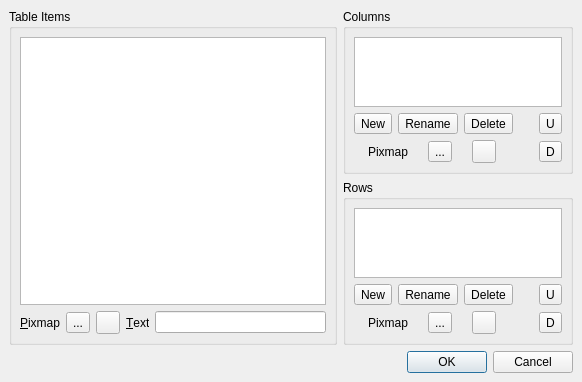
<ui version="4.0" >
 <comment>*********************************************************************
**
** Copyright (C) 1992-2006 TROLLTECH ASA. All rights reserved.
**
** This file is part of the Phone Edition of the Qt Toolkit.
**
** $TROLLTECH_DUAL_LICENSE$
**
** This file is provided AS IS with NO WARRANTY OF ANY KIND, INCLUDING THE
** WARRANTY OF DESIGN, MERCHANTABILITY AND FITNESS FOR A PARTICULAR PURPOSE.
**
*********************************************************************</comment>
 <class>qdesigner_internal::TableWidgetEditor</class>
 <widget class="QDialog" name="qdesigner_internal::TableWidgetEditor" >
  <property name="geometry" >
   <rect>
    <x>0</x>
    <y>0</y>
    <width>582</width>
    <height>366</height>
   </rect>
  </property>
  <property name="windowTitle" >
   <string>Edit Table Widget</string>
  </property>
  <layout class="QGridLayout" >
   <property name="margin" >
    <number>9</number>
   </property>
   <property name="spacing" >
    <number>6</number>
   </property>
   <item row="2" column="0" colspan="2" >
    <widget class="QDialogButtonBox" name="buttonBox" >
     <property name="orientation" >
      <enum>Qt::Horizontal</enum>
     </property>
     <property name="standardButtons" >
      <set>QDialogButtonBox::Cancel|QDialogButtonBox::NoButton|QDialogButtonBox::Ok</set>
     </property>
    </widget>
   </item>
   <item row="1" column="1" >
    <widget class="QGroupBox" name="rowsBox" >
     <property name="title" >
      <string>Rows</string>
     </property>
     <layout class="QGridLayout" >
      <property name="margin" >
       <number>8</number>
      </property>
      <property name="spacing" >
       <number>6</number>
      </property>
      <item row="2" column="1" >
       <widget class="QToolButton" name="moveRowDownButton" >
        <property name="toolTip" >
         <string>Move Row Down</string>
        </property>
        <property name="text" >
         <string>D</string>
        </property>
       </widget>
      </item>
      <item row="1" column="1" >
       <widget class="QToolButton" name="moveRowUpButton" >
        <property name="toolTip" >
         <string>Move Row Up</string>
        </property>
        <property name="text" >
         <string>U</string>
        </property>
       </widget>
      </item>
      <item row="0" column="0" colspan="2" >
       <widget class="QListWidget" name="rowsListWidget" >
        <property name="sizePolicy" >
         <sizepolicy>
          <hsizetype>13</hsizetype>
          <vsizetype>7</vsizetype>
          <horstretch>0</horstretch>
          <verstretch>0</verstretch>
         </sizepolicy>
        </property>
        <property name="focusPolicy" >
         <enum>Qt::TabFocus</enum>
        </property>
        <property name="toolTip" >
         <string>Table Rows</string>
        </property>
       </widget>
      </item>
      <item row="1" column="0" >
       <layout class="QHBoxLayout" >
        <property name="margin" >
         <number>0</number>
        </property>
        <property name="spacing" >
         <number>6</number>
        </property>
        <item>
         <widget class="QToolButton" name="newRowButton" >
          <property name="toolTip" >
           <string>New Row</string>
          </property>
          <property name="text" >
           <string>New</string>
          </property>
         </widget>
        </item>
        <item>
         <widget class="QToolButton" name="renameRowButton" >
          <property name="toolTip" >
           <string>Rename Row</string>
          </property>
          <property name="text" >
           <string>Rename</string>
          </property>
         </widget>
        </item>
        <item>
         <widget class="QToolButton" name="deleteRowButton" >
          <property name="toolTip" >
           <string>Delete Row</string>
          </property>
          <property name="text" >
           <string>Delete</string>
          </property>
         </widget>
        </item>
        <item>
         <spacer>
          <property name="orientation" >
           <enum>Qt::Horizontal</enum>
          </property>
          <property name="sizeType" >
           <enum>QSizePolicy::Ignored</enum>
          </property>
          <property name="sizeHint" >
           <size>
            <width>20</width>
            <height>10</height>
           </size>
          </property>
         </spacer>
        </item>
       </layout>
      </item>
      <item row="2" column="0" >
       <layout class="QHBoxLayout" >
        <property name="margin" >
         <number>0</number>
        </property>
        <property name="spacing" >
         <number>6</number>
        </property>
        <item>
         <widget class="QLabel" name="pixmapRowLabel" >
          <property name="sizePolicy" >
           <sizepolicy>
            <hsizetype>0</hsizetype>
            <vsizetype>5</vsizetype>
            <horstretch>0</horstretch>
            <verstretch>0</verstretch>
           </sizepolicy>
          </property>
          <property name="text" >
           <string>Pixmap</string>
          </property>
         </widget>
        </item>
        <item>
         <widget class="QToolButton" name="previewPixmapRowButton" >
          <property name="toolTip" >
           <string>Set Row Pixmap</string>
          </property>
          <property name="text" >
           <string>...</string>
          </property>
         </widget>
        </item>
        <item>
         <widget class="QToolButton" name="deletePixmapRowButton" >
          <property name="toolTip" >
           <string>Reset Row Pixmap</string>
          </property>
          <property name="text" >
           <string/>
          </property>
         </widget>
        </item>
        <item>
         <spacer>
          <property name="orientation" >
           <enum>Qt::Horizontal</enum>
          </property>
          <property name="sizeType" >
           <enum>QSizePolicy::Ignored</enum>
          </property>
          <property name="sizeHint" >
           <size>
            <width>20</width>
            <height>10</height>
           </size>
          </property>
         </spacer>
        </item>
       </layout>
      </item>
     </layout>
    </widget>
   </item>
   <item rowspan="2" row="0" column="0" >
    <widget class="QGroupBox" name="itemsBox" >
     <property name="title" >
      <string>Table Items</string>
     </property>
     <layout class="QGridLayout" >
      <property name="margin" >
       <number>8</number>
      </property>
      <property name="spacing" >
       <number>6</number>
      </property>
      <item row="1" column="3" >
       <widget class="QLabel" name="textLabel" >
        <property name="sizePolicy" >
         <sizepolicy>
          <hsizetype>0</hsizetype>
          <vsizetype>5</vsizetype>
          <horstretch>0</horstretch>
          <verstretch>0</verstretch>
         </sizepolicy>
        </property>
        <property name="text" >
         <string>&amp;Text</string>
        </property>
        <property name="buddy" >
         <cstring>itemTextLineEdit</cstring>
        </property>
       </widget>
      </item>
      <item row="1" column="4" >
       <widget class="QLineEdit" name="itemTextLineEdit" >
        <property name="sizePolicy" >
         <sizepolicy>
          <hsizetype>7</hsizetype>
          <vsizetype>4</vsizetype>
          <horstretch>0</horstretch>
          <verstretch>0</verstretch>
         </sizepolicy>
        </property>
        <property name="toolTip" >
         <string>Set Item Text</string>
        </property>
       </widget>
      </item>
      <item row="1" column="2" >
       <widget class="QToolButton" name="deletePixmapItemButton" >
        <property name="toolTip" >
         <string>Reset Item Pixmap</string>
        </property>
        <property name="text" >
         <string/>
        </property>
       </widget>
      </item>
      <item row="1" column="1" >
       <widget class="QToolButton" name="previewPixmapItemButton" >
        <property name="toolTip" >
         <string>Set Item Pixmap</string>
        </property>
        <property name="text" >
         <string>...</string>
        </property>
       </widget>
      </item>
      <item row="1" column="0" >
       <widget class="QLabel" name="pixmapLabel" >
        <property name="sizePolicy" >
         <sizepolicy>
          <hsizetype>0</hsizetype>
          <vsizetype>5</vsizetype>
          <horstretch>0</horstretch>
          <verstretch>0</verstretch>
         </sizepolicy>
        </property>
        <property name="text" >
         <string>&amp;Pixmap</string>
        </property>
        <property name="buddy" >
         <cstring>previewPixmapItemButton</cstring>
        </property>
       </widget>
      </item>
      <item row="0" column="0" colspan="5" >
       <widget class="QTableWidget" name="tableWidget" >
        <property name="toolTip" >
         <string>Table Items</string>
        </property>
       </widget>
      </item>
     </layout>
    </widget>
   </item>
   <item row="0" column="1" >
    <widget class="QGroupBox" name="columnsBox" >
     <property name="title" >
      <string>Columns</string>
     </property>
     <layout class="QGridLayout" >
      <property name="margin" >
       <number>8</number>
      </property>
      <property name="spacing" >
       <number>6</number>
      </property>
      <item row="1" column="0" >
       <layout class="QHBoxLayout" >
        <property name="margin" >
         <number>0</number>
        </property>
        <property name="spacing" >
         <number>6</number>
        </property>
        <item>
         <widget class="QToolButton" name="newColumnButton" >
          <property name="toolTip" >
           <string>New Column</string>
          </property>
          <property name="text" >
           <string>New</string>
          </property>
         </widget>
        </item>
        <item>
         <widget class="QToolButton" name="renameColumnButton" >
          <property name="toolTip" >
           <string>Rename Column</string>
          </property>
          <property name="text" >
           <string>Rename</string>
          </property>
         </widget>
        </item>
        <item>
         <widget class="QToolButton" name="deleteColumnButton" >
          <property name="toolTip" >
           <string>Delete Column</string>
          </property>
          <property name="text" >
           <string>Delete</string>
          </property>
         </widget>
        </item>
        <item>
         <spacer>
          <property name="orientation" >
           <enum>Qt::Horizontal</enum>
          </property>
          <property name="sizeType" >
           <enum>QSizePolicy::Ignored</enum>
          </property>
          <property name="sizeHint" >
           <size>
            <width>20</width>
            <height>10</height>
           </size>
          </property>
         </spacer>
        </item>
       </layout>
      </item>
      <item row="1" column="1" >
       <widget class="QToolButton" name="moveColumnUpButton" >
        <property name="toolTip" >
         <string>Move Column Up</string>
        </property>
        <property name="text" >
         <string>U</string>
        </property>
       </widget>
      </item>
      <item row="2" column="1" >
       <widget class="QToolButton" name="moveColumnDownButton" >
        <property name="toolTip" >
         <string>Move Column Down</string>
        </property>
        <property name="text" >
         <string>D</string>
        </property>
       </widget>
      </item>
      <item row="0" column="0" colspan="2" >
       <widget class="QListWidget" name="columnsListWidget" >
        <property name="sizePolicy" >
         <sizepolicy>
          <hsizetype>13</hsizetype>
          <vsizetype>7</vsizetype>
          <horstretch>0</horstretch>
          <verstretch>0</verstretch>
         </sizepolicy>
        </property>
        <property name="focusPolicy" >
         <enum>Qt::TabFocus</enum>
        </property>
        <property name="toolTip" >
         <string>Table Columns</string>
        </property>
       </widget>
      </item>
      <item row="2" column="0" >
       <layout class="QHBoxLayout" >
        <property name="margin" >
         <number>0</number>
        </property>
        <property name="spacing" >
         <number>6</number>
        </property>
        <item>
         <widget class="QLabel" name="pixmapColumnLabel" >
          <property name="sizePolicy" >
           <sizepolicy>
            <hsizetype>0</hsizetype>
            <vsizetype>5</vsizetype>
            <horstretch>0</horstretch>
            <verstretch>0</verstretch>
           </sizepolicy>
          </property>
          <property name="text" >
           <string>Pixmap</string>
          </property>
         </widget>
        </item>
        <item>
         <widget class="QToolButton" name="previewPixmapColumnButton" >
          <property name="toolTip" >
           <string>Set Column Pixmap</string>
          </property>
          <property name="text" >
           <string>...</string>
          </property>
         </widget>
        </item>
        <item>
         <widget class="QToolButton" name="deletePixmapColumnButton" >
          <property name="toolTip" >
           <string>Reset Column Pixmap</string>
          </property>
          <property name="text" >
           <string/>
          </property>
         </widget>
        </item>
        <item>
         <spacer>
          <property name="orientation" >
           <enum>Qt::Horizontal</enum>
          </property>
          <property name="sizeType" >
           <enum>QSizePolicy::Ignored</enum>
          </property>
          <property name="sizeHint" >
           <size>
            <width>20</width>
            <height>10</height>
           </size>
          </property>
         </spacer>
        </item>
       </layout>
      </item>
     </layout>
    </widget>
   </item>
  </layout>
 </widget>
 <tabstops>
  <tabstop>tableWidget</tabstop>
  <tabstop>previewPixmapItemButton</tabstop>
  <tabstop>deletePixmapItemButton</tabstop>
  <tabstop>itemTextLineEdit</tabstop>
  <tabstop>columnsListWidget</tabstop>
  <tabstop>newColumnButton</tabstop>
  <tabstop>renameColumnButton</tabstop>
  <tabstop>deleteColumnButton</tabstop>
  <tabstop>moveColumnUpButton</tabstop>
  <tabstop>previewPixmapColumnButton</tabstop>
  <tabstop>deletePixmapColumnButton</tabstop>
  <tabstop>moveColumnDownButton</tabstop>
  <tabstop>rowsListWidget</tabstop>
  <tabstop>newRowButton</tabstop>
  <tabstop>renameRowButton</tabstop>
  <tabstop>deleteRowButton</tabstop>
  <tabstop>moveRowUpButton</tabstop>
  <tabstop>previewPixmapRowButton</tabstop>
  <tabstop>deletePixmapRowButton</tabstop>
  <tabstop>moveRowDownButton</tabstop>
 </tabstops>
 <resources/>
 <connections>
  <connection>
   <sender>buttonBox</sender>
   <signal>accepted()</signal>
   <receiver>qdesigner_internal::TableWidgetEditor</receiver>
   <slot>accept()</slot>
   <hints>
    <hint type="sourcelabel" >
     <x>431</x>
     <y>351</y>
    </hint>
    <hint type="destinationlabel" >
     <x>373</x>
     <y>362</y>
    </hint>
   </hints>
  </connection>
  <connection>
   <sender>buttonBox</sender>
   <signal>rejected()</signal>
   <receiver>qdesigner_internal::TableWidgetEditor</receiver>
   <slot>reject()</slot>
   <hints>
    <hint type="sourcelabel" >
     <x>547</x>
     <y>354</y>
    </hint>
    <hint type="destinationlabel" >
     <x>562</x>
     <y>362</y>
    </hint>
   </hints>
  </connection>
 </connections>
</ui>
